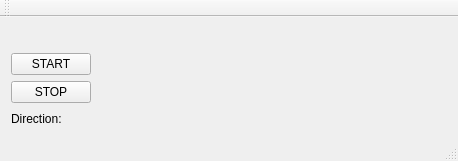
<?xml version="1.0" encoding="UTF-8"?>
<ui version="4.0">
 <class>MainWindow</class>
 <widget class="QMainWindow" name="MainWindow">
  <property name="geometry">
   <rect>
    <x>0</x>
    <y>0</y>
    <width>449</width>
    <height>161</height>
   </rect>
  </property>
  <property name="windowTitle">
   <string>MainWindow</string>
  </property>
  <widget class="QWidget" name="centralWidget">
   <layout class="QGridLayout" name="gridLayout">
    <item row="0" column="0">
     <widget class="QLabel" name="label_3">
      <property name="text">
       <string/>
      </property>
     </widget>
    </item>
    <item row="3" column="0">
     <widget class="QLabel" name="label">
      <property name="text">
       <string>Direction:</string>
      </property>
     </widget>
    </item>
    <item row="3" column="1">
     <widget class="QLabel" name="label_2">
      <property name="minimumSize">
       <size>
        <width>350</width>
        <height>0</height>
       </size>
      </property>
      <property name="text">
       <string/>
      </property>
     </widget>
    </item>
    <item row="1" column="0">
     <widget class="QPushButton" name="pushButton">
      <property name="text">
       <string>START</string>
      </property>
     </widget>
    </item>
    <item row="2" column="0">
     <widget class="QPushButton" name="pushButton_2">
      <property name="text">
       <string>STOP</string>
      </property>
     </widget>
    </item>
   </layout>
  </widget>
  <widget class="QMenuBar" name="menuBar">
   <property name="geometry">
    <rect>
     <x>0</x>
     <y>0</y>
     <width>449</width>
     <height>21</height>
    </rect>
   </property>
  </widget>
  <widget class="QToolBar" name="mainToolBar">
   <attribute name="toolBarArea">
    <enum>TopToolBarArea</enum>
   </attribute>
   <attribute name="toolBarBreak">
    <bool>false</bool>
   </attribute>
  </widget>
  <widget class="QStatusBar" name="statusBar"/>
 </widget>
 <layoutdefault spacing="6" margin="11"/>
 <resources/>
 <connections/>
</ui>
